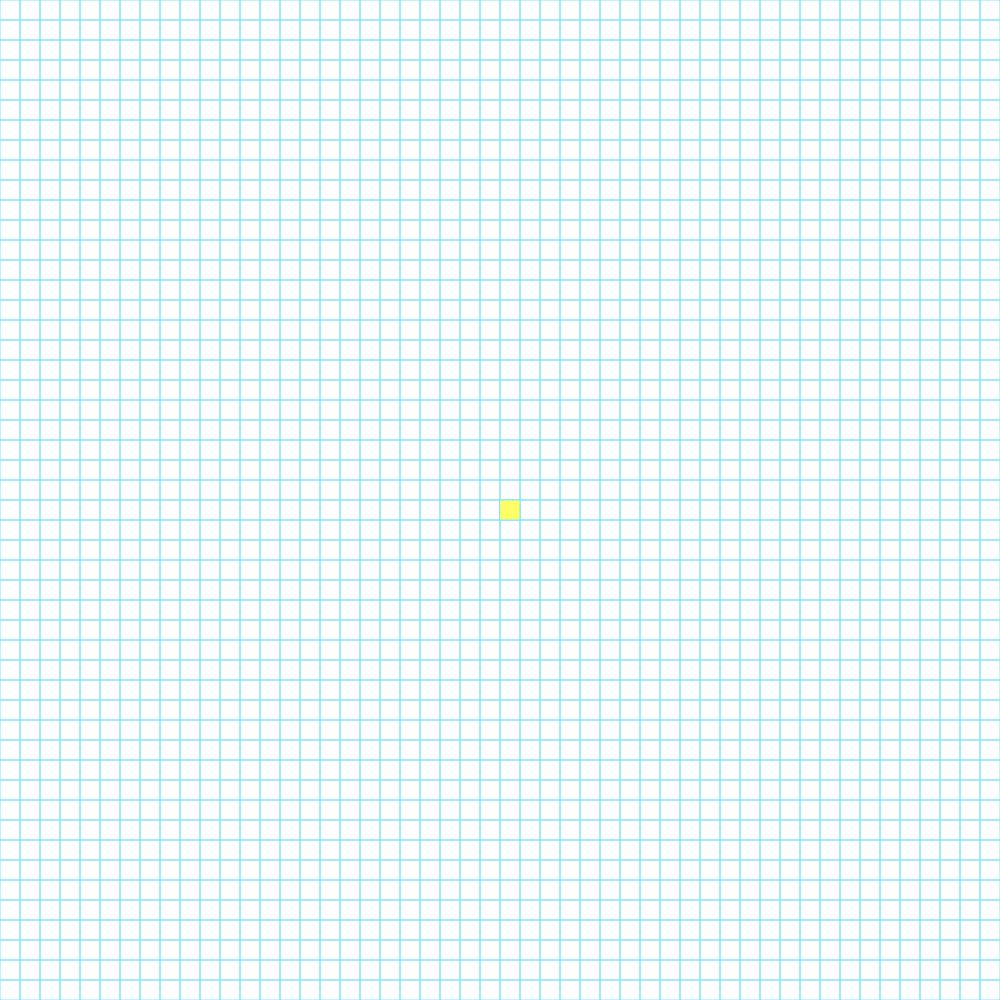
Frame 1 (no input)
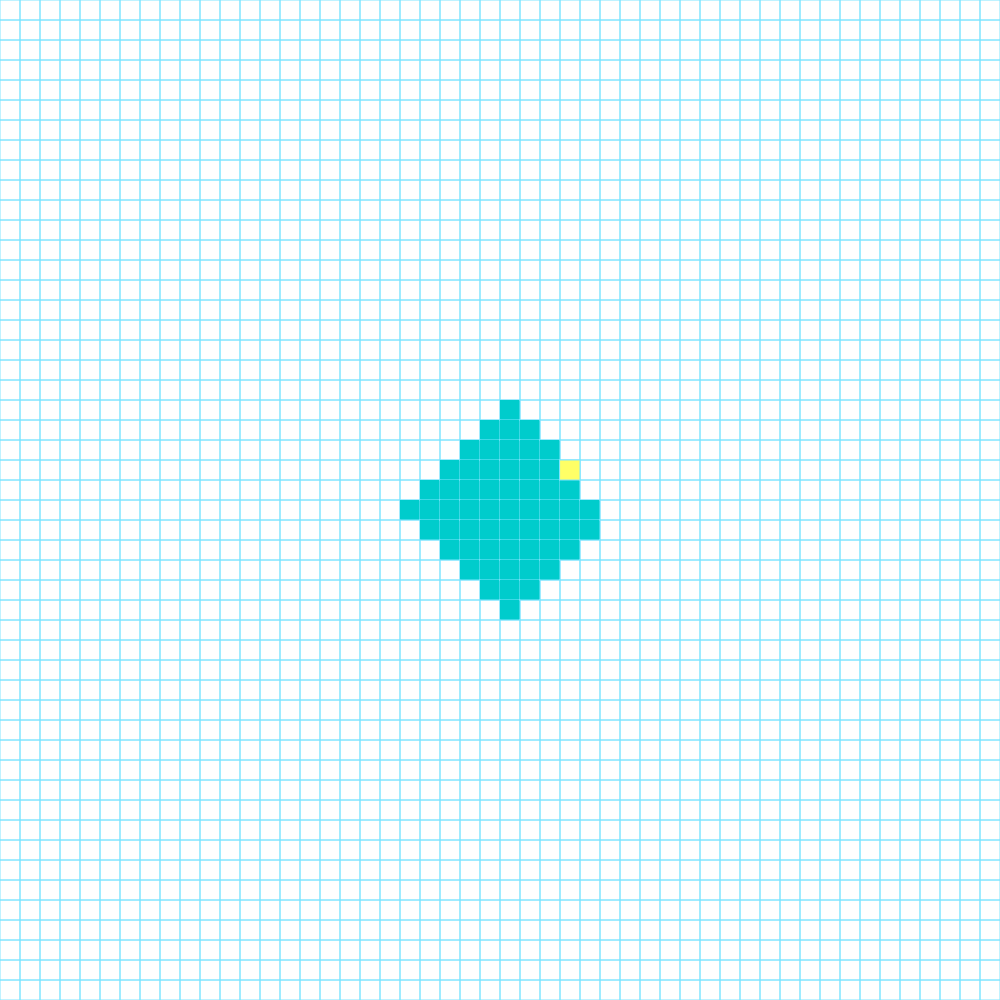
Frame 60 (no input)
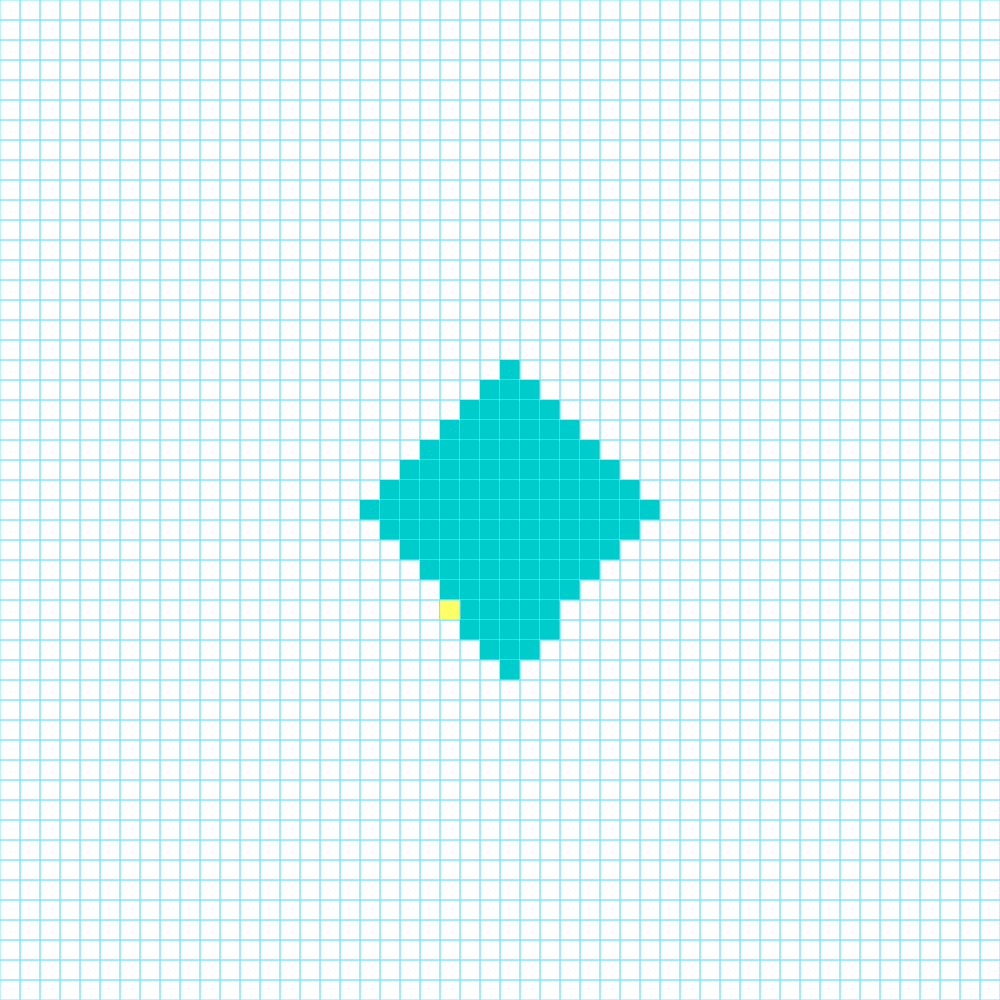
Frame 120 (the mouse pressed at the canvas centre since frame 60)

The p5.js sketch that drew these frames (run headless with seeded random() and noise() and a simulated clock; from frame 60 on, the mouse is pressed at the canvas centre):

// p5.js sketch
// ── sketch.js
var col,row;
var w=20;
var grid=[];
var nvis=[];
var current;
// Created a setup for the displayed of grid.
function setup() {
  
  createCanvas(1000,1000);
  
  col= floor(width/w);
  row = floor(height/w);
  frameRate(20);
  for(var i=0;i<row;i++){
    for(var j=0;j<col;j++){ 
        var cell = new Cell(i,j);
        grid.push(cell);
        }
  }
  var x1=col/2,y1=row/2;
  var c1= new Cell(x1,y1);
  current=c1;
}

// Created a new function for the grid manipulation and also for current cell
function draw() {
  background(255,255,255);
  for(var i=0;i<grid.length;i++){
     grid[i].show();
  }
  var next=current.nkb();
  current.visited=1;
  current.pos();
  if(next )
  {
    //removewall(current,next);
    current=next;
  }
}
// created a function for removsl of the walls of cells if selected 
function removewall(a,b)
{
  var x= b.i-a.i;
  var y = b.j-a.j;
  if(x==1) {
    a.wall[1]=0;b.wall[3]=0;
  }
  if(x==-1) {
    a.wall[3]=0;b.wall[1]=0;
  }
  if(y==1) {
    a.wall[2]=0;b.wall[0]=0;
  }
  if(y==-1) {
    a.wall[0]=0;b.wall[2]=0;
  }
}

function ind(i,j)
{
  if(i<0 || j<0 || i > col-1 || j > row-1){ return -1;}
  return j + (i) * col;
}
// Created a cell function for selecting the next from all four cells from the given cells
function Cell(i,j)
{
  this.i=i;
  this.j=j;
  this.visited=false;
  this.wall=[1,1,1,1];
  this.pushed=false;
  this.pos= function()
  {
    var x= (this.i) * w;
    var y= (this.j) * w;  
    fill(255, 255, 102);
    rect(x,y,w,w);
  }
//   Select any one of the unexplored neighbour from all 4 and save the other to the stack to revisit again them
  this.nkb= function()
  {
    
    var top= grid[ind(i,j-1)];
    var right= grid[ind(i+1,j)];
    var bot= grid[ind(i,j+1)];
    var left= grid[ind(i-1,j)];
//     If the cell is not visited and unexplored
    if(bot && !bot.visited && !bot.pushed)
    { nvis.push(bot);bot.pushed=1;}
    if(left && !left.visited && !left.pushed)
    { nvis.push(left);left.pushed=1;}
    if(top && !top.visited && !top.pushed)
    { nvis.push(top);top.pushed=1;}
    if(right && !right.visited && !right.pushed) 
    { nvis.push(right);right.pushed=1;}
    if(nvis.length > 0){
      var nc= nvis[0];
      nvis.splice(0,1);
      return nc;
    }
    else
    {
//       if all the cells are visited and are empty return null
        return undefined;
    }
  }
  
  this.show = function()
  {
    var x= (this.i) * w;
    var y= (this.j) * w;   
    stroke(128, 229, 255);
    if(this.wall[0] ) {line(x,y,x+w,y);}
    if(this.wall[1]) {line(x+w,y,x+w,y+w);}
    if(this.wall[2]) {line(x+w,y+w,x,y+w);}
    if(this.wall[3]) {line(x,y+w,x,y);}
    if(this.visited)
    {
      
      noStroke();
      fill(0, 204, 204);
      rect(x,y,w,w);
    }
  }
}

// ── style.css
html, body {
  margin: 0;
  padding: 0;
}

/* This is total comments added */
canvas {
  display: block;
}
